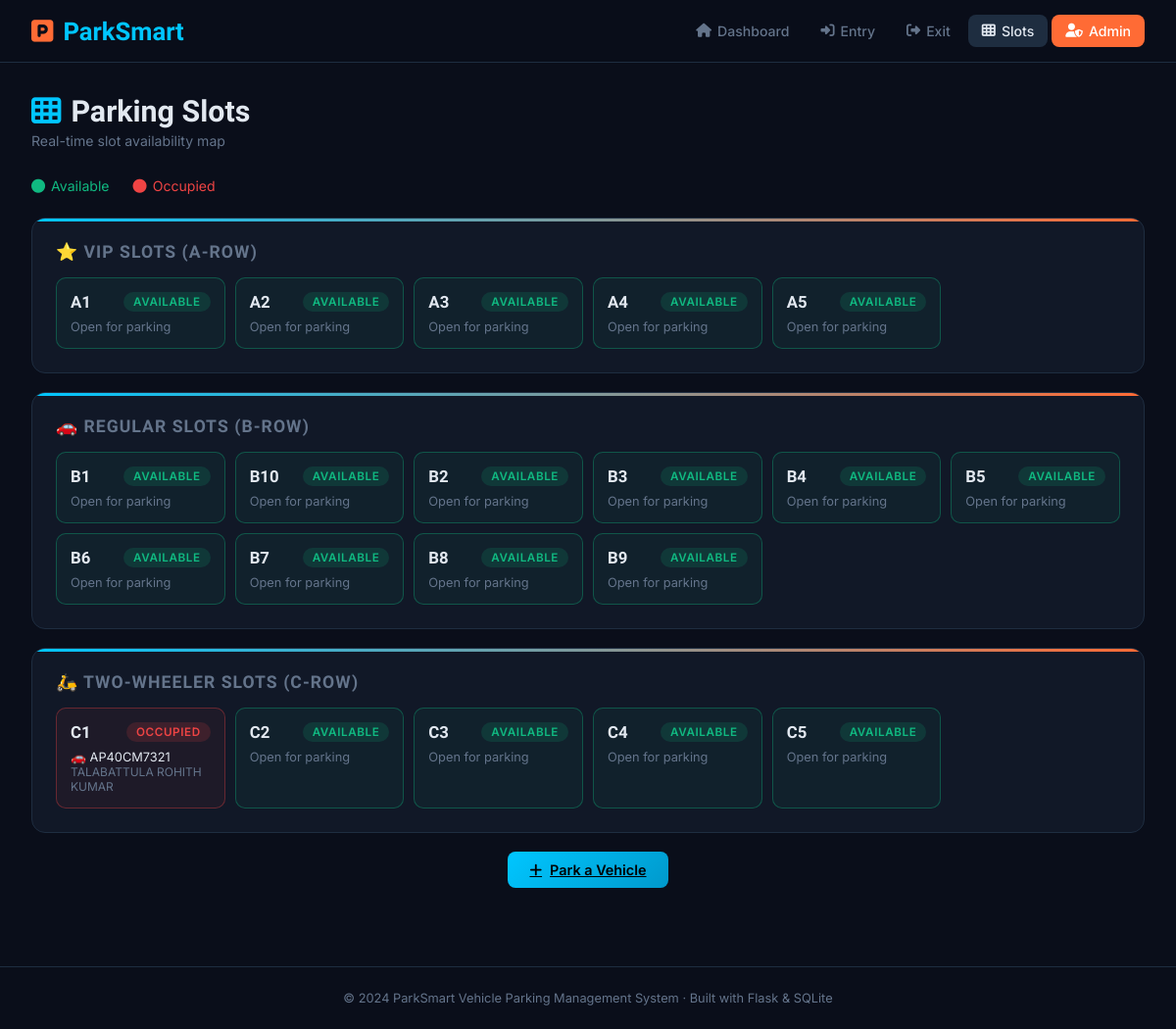
/slots, run on the app's committed database.
### tables this page shows
CREATE TABLE slots (
        id INTEGER PRIMARY KEY AUTOINCREMENT,
        slot_number TEXT UNIQUE NOT NULL,
        slot_type TEXT NOT NULL DEFAULT 'regular',
        status TEXT NOT NULL DEFAULT 'available'
    );

CREATE TABLE vehicles (
        id INTEGER PRIMARY KEY AUTOINCREMENT,
        vehicle_number TEXT NOT NULL,
        vehicle_type TEXT NOT NULL,
        owner_name TEXT NOT NULL,
        phone TEXT NOT NULL,
        slot_id INTEGER,
        entry_time TEXT,
        exit_time TEXT,
        amount_paid REAL DEFAULT 0,
        status TEXT DEFAULT 'parked',
        booking_id TEXT UNIQUE,
        FOREIGN KEY(slot_id) REFERENCES slots(id)
    );

### app.py (the view)
@app.route('/slots')
def slots():
    conn = get_db()
    all_slots = conn.execute("SELECT s.*, v.vehicle_number, v.owner_name FROM slots s LEFT JOIN vehicles v ON s.id=v.slot_id AND v.status='parked' ORDER BY s.slot_type, s.slot_number").fetchall()
    conn.close()
    return render_template('slots.html', slots=all_slots)

### app.py (called while the page is built)
def get_db():
    conn = sqlite3.connect(DB_PATH)
    conn.row_factory = sqlite3.Row
    return conn

### templates/slots.html (shortened to what this page needs)
{% extends 'base.html' %}
{% block content %}
<div class="page-header">
  <h1><i class="fas fa-th"></i> Parking Slots</h1>
  <p>Real-time slot availability map</p>
</div>
<div style="display:flex;gap:1.5rem;margin-bottom:1.5rem;flex-wrap:wrap;font-size:0.88rem;">
  <span style="color:var(--success);"><i class="fas fa-circle" style="margin-right:6px;"></i>Available</span>
  <span style="color:var(--danger);"><i class="fas fa-circle" style="margin-right:6px;"></i>Occupied</span>
</div>
{% set types = [('vip','⭐ VIP Slots (A-Row)','VIP'),('regular','🚗 Regular Slots (B-Row)','Regular'),('two-wheeler','🛵 Two-Wheeler Slots (C-Row)','Two-Wheeler')] %}
{% for stype, label, badge in types %}
<div class="card" style="margin-bottom:1.2rem;">
  <h3 style="font-family:'Rajdhani',sans-serif;font-size:1.1rem;margin-bottom:1rem;color:var(--muted);text-transform:uppercase;letter-spacing:.06em;">{{ label }}</h3>
  <div style="display:grid;grid-template-columns:repeat(auto-fill,minmax(150px,1fr));gap:10px;">
    {% for s in slots if s.slot_type == stype %}
    <div style="border:1px solid {{ 'rgba(16,185,129,0.35)' if s.status=='available' else 'rgba(239,68,68,0.35)' }};border-radius:10px;padding:14px;background:{{ 'rgba(16,185,129,0.06)' if s.status=='available' else 'rgba(239,68,68,0.06)' }};">
      <div style="display:flex;justify-content:space-between;align-items:center;margin-bottom:8px;">
        <b style="font-size:1.05rem;font-family:'Rajdhani',sans-serif;">{{ s.slot_number }}</b>
        <span class="badge {{ 'badge-success' if s.status=='available' else 'badge-danger' }}">{{ s.status }}</span>
      </div>
      {% if s.status == 'occupied' %}
        <p style="font-size:0.8rem;color:var(--text);">🚗 {{ s.vehicle_number }}</p>
        <p style="font-size:0.75rem;color:var(--muted);">{{ s.owner_name }}</p>
      {% else %}
        <p style="font-size:0.8rem;color:var(--muted);">Open for parking</p>
      {% endif %}
    </div>
    {% endfor %}
  </div>
</div>
{% endfor %}
<div style="text-align:center;margin-top:1rem;">
  <a href="/entry" class="btn btn-primary"><i class="fas fa-plus"></i> Park a Vehicle</a>
</div>
{% endblock %}

### templates/base.html (shortened to what this page needs)
<!DOCTYPE html>
<html lang="en">
<head>
  <link rel="stylesheet" href="https://cdnjs.cloudflare.com/ajax/libs/font-awesome/6.4.0/css/all.min.css"/>
</head>
<body>
<nav class="navbar">
  <a class="navbar-brand" href="/"><i class="fas fa-parking"></i> ParkSmart</a>
  <div class="nav-links">
    <a href="/" {% if request.path=='/' %}class="active"{% endif %}><i class="fas fa-home"></i> Dashboard</a>
    <a href="/entry" {% if request.path=='/entry' %}class="active"{% endif %}><i class="fas fa-sign-in-alt"></i> Entry</a>
    <a href="/exit"  {% if request.path=='/exit'  %}class="active"{% endif %}><i class="fas fa-sign-out-alt"></i> Exit</a>
    <a href="/slots" {% if request.path=='/slots' %}class="active"{% endif %}><i class="fas fa-th"></i> Slots</a>
    <a href="/admin/dashboard" class="btn-accent"><i class="fas fa-user-shield"></i> Admin</a>
  </div>
</nav>
<div class="main">
  {% block content %}{% endblock %}
</div>
<footer>© 2024 ParkSmart Vehicle Parking Management System · Built with Flask & SQLite</footer>
</body>
</html>

### templates/base.html (style rules this page uses)
:root { --primary: #00c6ff; --accent: #ff6b35; --dark: #0a0e1a; --card: #111827; --border: #1e2d40; --text: #e2e8f0; --muted: #64748b; --success: #10b981; --danger: #ef4444; --warning: #f59e0b; }
* { margin:0; padding:0; box-sizing:border-box; }
body { font-family:'Inter',sans-serif; background:var(--dark); color:var(--text); min-height:100vh; }
.navbar { background:rgba(10,14,26,0.95); backdrop-filter:blur(12px); border-bottom:1px solid var(--border); padding:0 2rem; display:flex; align-items:center; justify-content:space-between; height:64px; position:sticky; top:0; z-index:100; }
.navbar-brand { font-family:'Rajdhani',sans-serif; font-size:1.6rem; font-weight:700; color:var(--primary); text-decoration:none; display:flex; align-items:center; gap:10px; }
.navbar-brand i { color:var(--accent); }
.nav-links { display:flex; gap:4px; align-items:center; }
.nav-links a { color:var(--muted); text-decoration:none; padding:8px 14px; border-radius:8px; font-size:0.88rem; font-weight:500; transition:all .2s; display:flex; align-items:center; gap:6px; }
.nav-links a:hover, .nav-links a.active { color:var(--text); background:var(--border); }
.nav-links a.btn-accent { background:var(--accent); color:#fff; }
.main { padding:2rem; max-width:1200px; margin:0 auto; }
.card { background:var(--card); border:1px solid var(--border); border-radius:14px; padding:1.5rem; position:relative; overflow:hidden; }
.card::before { content:''; position:absolute; top:0; left:0; right:0; height:3px; background:linear-gradient(90deg,var(--primary),var(--accent)); }
.btn { padding:10px 22px; border-radius:8px; font-size:0.9rem; font-weight:600; cursor:pointer; border:none; transition:all .2s; display:inline-flex; align-items:center; gap:8px; font-family:'Inter',sans-serif; }
.btn-primary { background:linear-gradient(135deg,var(--primary),#0099cc); color:#000; }
.badge { padding:3px 10px; border-radius:20px; font-size:0.73rem; font-weight:600; text-transform:uppercase; letter-spacing:.05em; }
.badge-success { background:rgba(16,185,129,0.15); color:var(--success); }
.badge-danger { background:rgba(239,68,68,0.15); color:var(--danger); }
.page-header { margin-bottom:1.8rem; }
.page-header h1 { font-family:'Rajdhani',sans-serif; font-size:1.9rem; font-weight:700; display:flex; align-items:center; gap:10px; }
.page-header h1 i { color:var(--primary); }
.page-header p { color:var(--muted); font-size:0.88rem; margin-top:4px; }
footer { text-align:center; padding:1.5rem; color:var(--muted); font-size:0.8rem; border-top:1px solid var(--border); margin-top:3rem; }

### data on the page
slots: slot_number "A1", status "AVAILABLE", shows "Open for parking"
slots: slot_number "A2", status "AVAILABLE", shows "Open for parking"
slots: slot_number "A3", status "AVAILABLE", shows "Open for parking"
slots: slot_number "A4", status "AVAILABLE", shows "Open for parking"
slots: slot_number "A5", status "AVAILABLE", shows "Open for parking"
slots: slot_number "B1", status "AVAILABLE", shows "Open for parking"
slots: slot_number "B10", status "AVAILABLE", shows "Open for parking"
slots: slot_number "B2", status "AVAILABLE", shows "Open for parking"
slots: slot_number "B3", status "AVAILABLE", shows "Open for parking"
slots: slot_number "B4", status "AVAILABLE", shows "Open for parking"
slots: slot_number "B5", status "AVAILABLE", shows "Open for parking"
slots: slot_number "B6", status "AVAILABLE", shows "Open for parking"
slots: slot_number "B7", status "AVAILABLE", shows "Open for parking"
slots: slot_number "B8", status "AVAILABLE", shows "Open for parking"
slots: slot_number "B9", status "AVAILABLE", shows "Open for parking"
vehicles: slot_number "C1", status "OCCUPIED", vehicle_number "AP40CM7321", owner_name "TALABATTULA ROHITH KUMAR"
slots: slot_number "C2", status "AVAILABLE", shows "Open for parking"
slots: slot_number "C3", status "AVAILABLE", shows "Open for parking"
slots: slot_number "C4", status "AVAILABLE", shows "Open for parking"
slots: slot_number "C5", status "AVAILABLE", shows "Open for parking"

### other printed values
{{ label }} "⭐ VIP SLOTS (A-ROW)" "🚗 REGULAR SLOTS (B-ROW)" "🛵 TWO-WHEELER SLOTS (C-ROW)"
